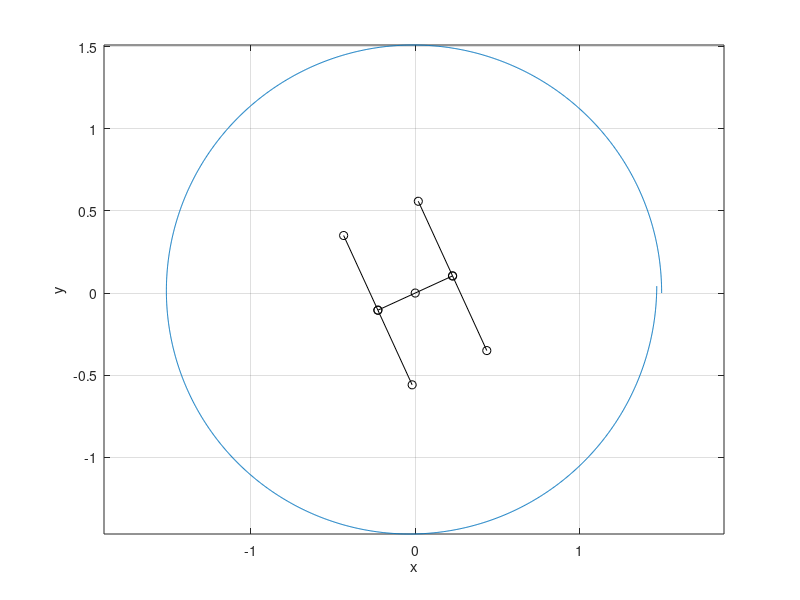
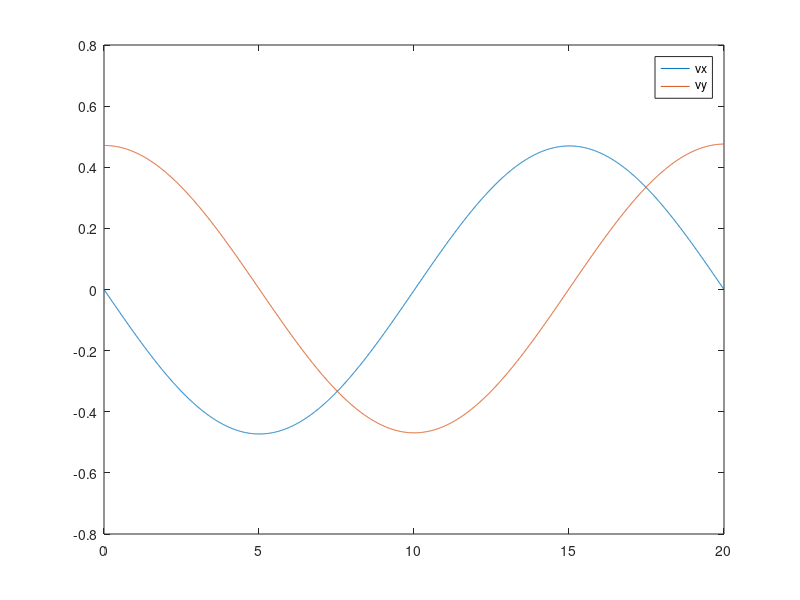
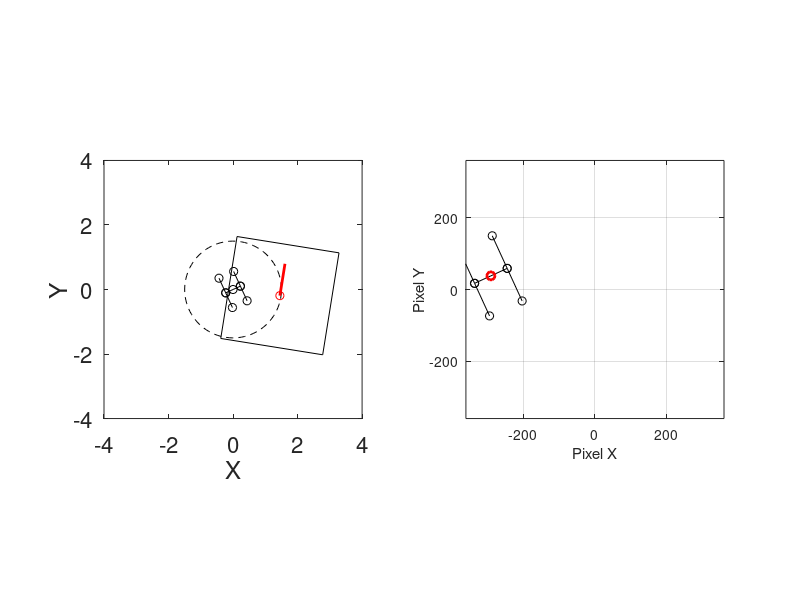
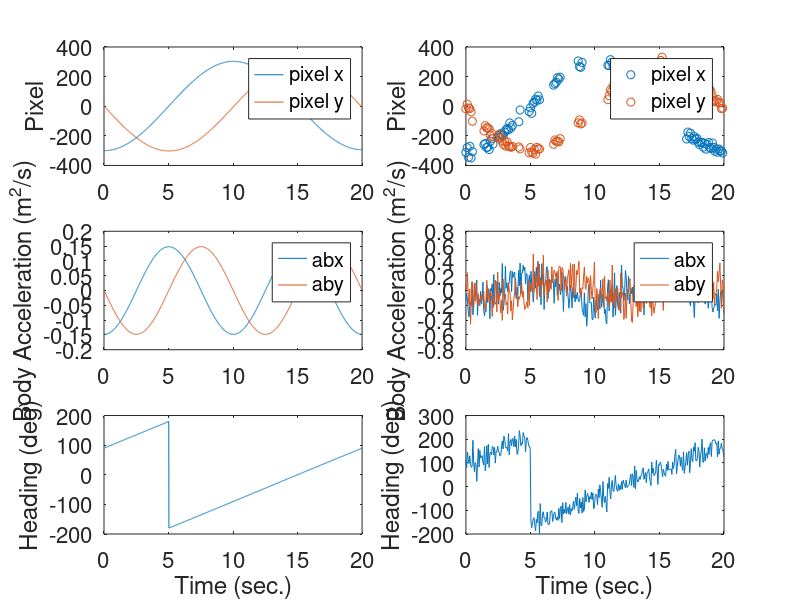

Recreate these plots in MATLAB, in order.
clear; close all; clc;


% simulation of quad
r = 1.5; % radius
Tp = 20; % period
w = 2*pi/Tp;
px0 = r; % (r,0) default
py0 = 0;
vx0 = -w*r*sin(0);
vy0 = w*r*cos(0);
ax0 = -w^2*r*cos(0);
ay0 = -w^2*r*sin(0);

x0 = [px0 py0 vx0 vy0 ax0 ay0]';
dt = 0.01;
T = 1*Tp;
N = floor(T/dt);
x(:,1) = x0;
t(1) = 0;
f = 2*pi;

heightH = 1;
widthH = 0.5;
th = 25*pi/180;
R = [cos(th) -sin(th); sin(th) cos(th)];
HleftX = [-widthH/2 -widthH/2 -widthH/2]';
HleftY = [-heightH/2 0 heightH/2]';
HrightX = [widthH/2 widthH/2 widthH/2]';
HrightY = [-heightH/2 0 heightH/2]';
HmidX = [-widthH/2 0 widthH/2]';
HmidY = [0 0 0]';
for i = 1:1:3
    hpt = R*[HleftX(i) HleftY(i)]';
    HleftX(i) = hpt(1);
    HleftY(i) = hpt(2);
    hpt = R*[HrightX(i) HrightY(i)]';
    HrightX(i) = hpt(1);
    HrightY(i) = hpt(2);
    hpt = R*[HmidX(i) HmidY(i)]';
    HmidX(i) = hpt(1);
    HmidY(i) = hpt(2);
end
% hPixelX = -360 to 360 (pixels)
% hPixelY = -640 to 640
aspectWidth = 640;
aspectHeight = 640;
kcam = 0.5/100; % meters/pixel

ux(1) = 0;
uy(1) = 0;
h(1) = pi/2;
i = 1;
R = [cos(h(i)-pi/2) -sin(h(i)-pi/2); sin(h(i)-pi/2) cos(h(i)-pi/2)];
hpt = R*[HmidX(2) HmidY(2)]';
hpt = 1/kcam*(hpt - [x0(1) x0(2)]');
pixelX(i) = hpt(1);
pixelY(i) = hpt(2);
for i = 2:1:N
    t(i) = (i-1)*dt;
    xi = x(:,i-1);
    xdot(1,1) = xi(3);
    xdot(2,1) = xi(4);
    xdot(3,1) = xi(5);
    xdot(4,1) = xi(6);
    xdot(5,1) = ux(i-1);
    xdot(6,1) = uy(i-1);
    x(:,i) = xi + xdot*dt;
    ux(i) = r*w^3*sin( t(i)*w );
    uy(i) = -r*w^3*cos( t(i)*w );
    delx = x(1,i) - x(1,i-1);
    dely = x(2,i) - x(2,i-1);
    h(i) = atan2( dely , delx );
    
    R = [cos(h(i)-pi/2) -sin(h(i)-pi/2); sin(h(i)-pi/2) cos(h(i)-pi/2)];
    hpt = R*[HmidX(2) HmidY(2)]';
    hpt = 1/kcam*(hpt - [xi(1) xi(2)]');
    pixelX(i) = hpt(1);
    pixelY(i) = hpt(2);
end

xp = x(1,:);
yp = x(2,:);
vx = x(3,:);
vy = x(4,:);
ax = x(5,:);
ay = x(6,:);

for i =1:1:N
    a = [ax(i) ay(i)]';
    R = [cos(h(i)-pi/2) -sin(h(i)-pi/2); sin(h(i)-pi/2) cos(h(i)-pi/2)];
    ab = R*a;
    abx(i) = ab(1);
    aby(i) = ab(2);
end


for i = 1:1:3
    hpt = R*[HleftX(i) HleftY(i)]';
    HleftX(i) = hpt(1);
    HleftY(i) = hpt(2);
    hpt = R*[HrightX(i) HrightY(i)]';
    HrightX(i) = hpt(1);
    HrightY(i) = hpt(2);
    hpt = R*[HmidX(i) HmidY(i)]';
    HmidX(i) = hpt(1);
    HmidY(i) = hpt(2);
end

figure;
plot(xp,yp); hold on;
plot(HleftX, HleftY,'ko-');
plot(HrightX, HrightY,'ko-');
plot(HmidX, HmidY,'ko-');

xlabel('x');
ylabel('y');
grid on;
axis equal;

figure;
plot(t,vx); hold on;
plot(t,vy)
legend('vx','vy');

figure;
plot(t,ax); hold on;
plot(t,ay)
legend('ax','ay');


camw = aspectWidth*kcam;
camh = aspectHeight*kcam;

ang = linspace(0,2*pi);
xc = r*cos(ang);
yc = r*sin(ang);

movie = 1;
if ( movie )
    for i = 1:floor(0.5/dt):N
        figure(3);
        subplot(1,2,2)
        hold off;
        subplot(1,2,1)
        hold off;
        
        figure(3);
        %
        subplot(1,2,1);
        plot(xp(i),yp(i),'ro'); hold on;
        % box
        boxX = [-camw -camw camw camw -camw]/2;
        boxY = [-camh camh camh -camh -camh]/2;
        R = [cos(h(i)) -sin(h(i)); sin(h(i)) cos(h(i))];
        for k = 1:1:5
            hpt = R*[boxX(k) boxY(k)]';
            boxX(k) = hpt(1);
            boxY(k) = hpt(2);
        end
        boxX = xp(i) + boxX;
        boxY = yp(i) + boxY;
        plot(boxX, boxY,'k-');
        % circle
        circX = px0-r + xc;
        circY = py0 + yc;
        plot(circX, circY,'k--');
        % H
        plot(HleftX, HleftY,'ko-');
        plot(HrightX, HrightY,'ko-');
        plot(HmidX, HmidY,'ko-');
        % arrow
        arrow = 1*[cos(h(i)) sin(h(i))];
        plot([xp(i) arrow(1)+xp(i)],[yp(i) arrow(2)+yp(i)],'r-','linewidth',2);
        axis equal;
        set(gca,'FontSize',16)
        xlabel('X');
        ylabel('Y');
        xlim([-4 4]);
        ylim([-4 4]);
        
        %
        subplot(1,2,2);
        set(gca,'FontSize',16)
        R = [cos(h(i)-pi/2) -sin(h(i)-pi/2); sin(h(i)-pi/2) cos(h(i)-pi/2)];
        for k = 1:1:3
            hpt = R*[HleftX(k) HleftY(k)]';
            HleftXp(k) = hpt(1);
            HleftYp(k) = hpt(2);
            hpt = R*[HrightX(k) HrightY(k)]';
            HrightXp(k) = hpt(1);
            HrightYp(k) = hpt(2);
            hpt = R*[HmidX(k) HmidY(k)]';
            HmidXp(k) = hpt(1);
            HmidYp(k) = hpt(2);
            
        end
        HleftXp = 1/kcam*(HleftX - xp(i));
        HleftYp = 1/kcam*(HleftY - yp(i));
        HrightXp = 1/kcam*(HrightX - xp(i));
        HrightYp = 1/kcam*(HrightY - yp(i));
        HmidXp = 1/kcam*(HmidX - xp(i));
        HmidYp = 1/kcam*(HmidY - yp(i));
        % H
        plot(HleftXp, HleftYp,'ko-'); hold on;
        plot(HrightXp, HrightYp,'ko-');
        plot(HmidXp, HmidYp,'ko-');
        plot(HmidXp(2), HmidYp(2),'ro','linewidth',2);
        xlabel('Pixel X');
        ylabel('Pixel Y');
        axis equal;
        xlim([-360 360]);
        ylim([-360 360]);
        grid on;
        drawnow;
    end
end



% add noise
pixelXn = pixelX + 20*randn(1,N);
pixelYn = pixelY + 20*randn(1,N);
abxn = abx + 0.15*randn(1,N);
abyn = aby + 0.15*randn(1,N);
drift = 90;
hn = h + 0.5*randn(1,N) + t/T*drift*pi/180;

% downsample
imuFreq = 15;
imgFreq = 10;
imuVals = [1:floor( (1/imuFreq) / dt ):N];
imgVals = [1:floor( (1/imgFreq) / dt ):N];
t_imu = t(imuVals);
t_img = t(imgVals);
pixelXn = pixelXn(imgVals);
pixelYn = pixelYn(imgVals);
abxn = abxn(imuVals);
abyn = abyn(imuVals);
hn = hn(imuVals);

% dropout
dropout = 0;
j = 1;
notvalid = [];
for i = 1:1:length(imgVals)    
    if ( j > dropout )
        n = rand();
        if ( n < 0.08 )
            dropout = randi(20);
        else
            dropout = 0;
        end
        j = 1;
    else
        j = j + 1;
        notvalid = [notvalid i];
    end
    
end

pixelXn(notvalid) = NaN;
pixelYn(notvalid) = NaN;
%t_img(notvalid) = NaN;

figure;
subplot(3,2,1);
plot(t,pixelX);
hold on;
plot(t,pixelY);
legend('pixel x','pixel y');
ylabel('Pixel');
set(gca,'FontSize',16)

subplot(3,2,3);
plot(t,abx);
hold on;
plot(t,aby);
legend('abx','aby');
ylabel('Body Acceleration (m^2/s)');
set(gca,'FontSize',16)

subplot(3,2,5);
plot(t,h*180/pi);
hold on;
xlabel('Time (sec.)')
ylabel('Heading (deg)');
set(gca,'FontSize',16)

subplot(3,2,2);
plot(t_img,pixelXn,'o');
hold on;
plot(t_img,pixelYn,'o');
legend('pixel x','pixel y');
ylabel('Pixel');
set(gca,'FontSize',16)

subplot(3,2,4);
plot(t_imu,abxn);
hold on;
plot(t_imu,abyn);
legend('abx','aby');
ylabel('Body Acceleration (m^2/s)');
set(gca,'FontSize',16)

subplot(3,2,6);
plot(t_imu,hn*180/pi);
hold on;
xlabel('Time (sec.)')
ylabel('Heading (deg)');
set(gca,'FontSize',16)

